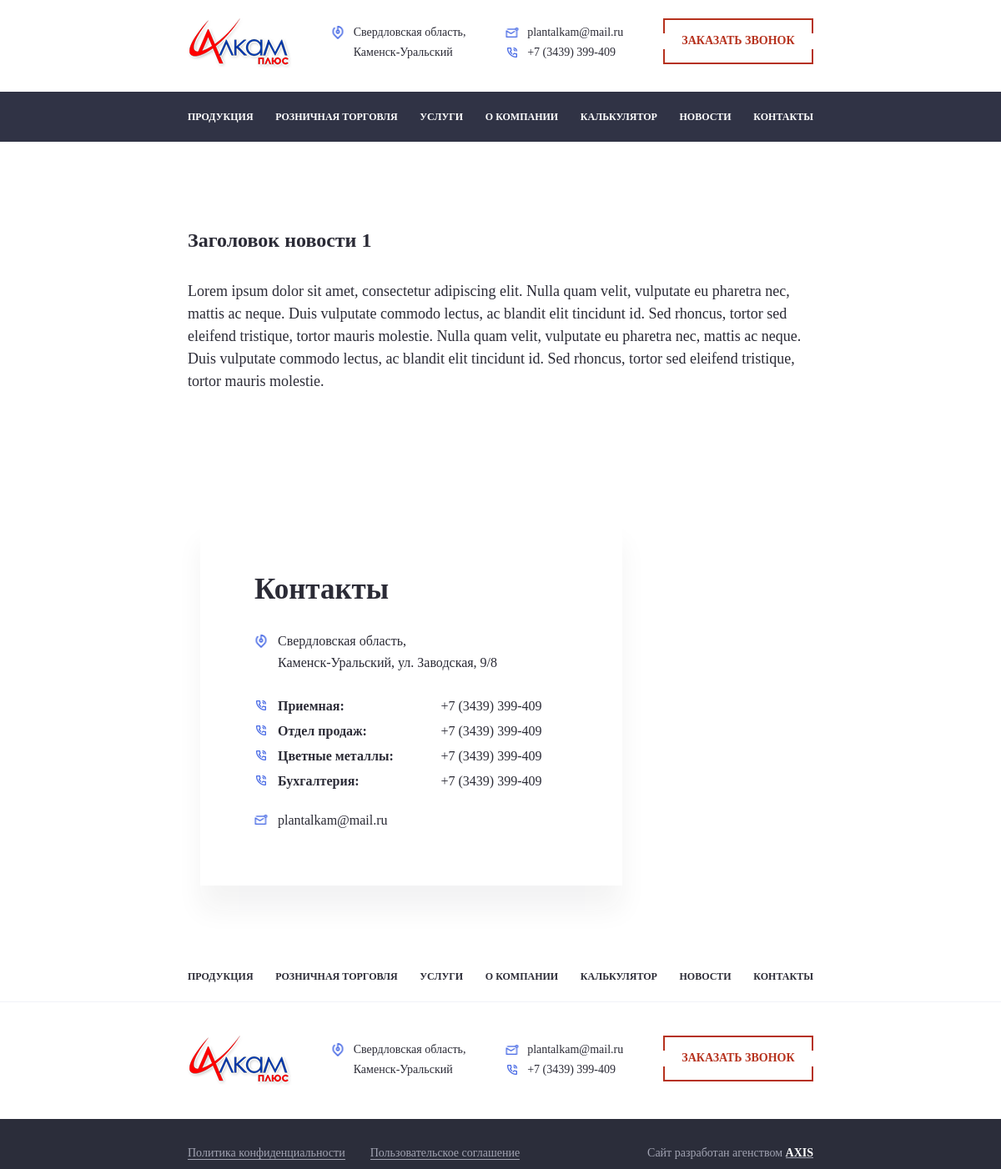
The page /news/zagolovok-novosti-1 on the database its author committed.
### contacts/models.py (models this page shows, shortened)
class SiteContacts(SingletonModel.SingletonModel):
    region = models.CharField(max_length=128, blank=True, null=True, default=u"Свердловская область", verbose_name=u"Область")
    city = models.CharField(max_length=128, blank=True, null=True, default=u"Каменск-Уральский", verbose_name=u"Город")
    street = models.CharField(max_length=128, blank=True, null=True, default=u"ул. Заводская, 9/8", verbose_name=u"Улица, дом")
    email = models.CharField(max_length=128, blank=True, null=True, default=u"plantalkam@mail.ru", verbose_name=u"Email")
    phone1 = models.CharField(max_length=128, blank=True, null=True, default=u"+7 (3439) 399-409", verbose_name=u"Телефон приёмной")
    phone2 = models.CharField(max_length=128, blank=True, null=True, default=u"+7 (3439) 399-409", verbose_name=u"Телефон отдела продаж")
    phone3 = models.CharField(max_length=128, blank=True, null=True, default=u"+7 (3439) 399-409",
                              verbose_name=u"Телефон отдела цветных металлов")
    phone4 = models.CharField(max_length=128, blank=True, null=True, default=u"+7 (3439) 399-409", verbose_name=u"Телефон бухгалтерии")
    map = models.TextField(max_length=500, blank=True, null=True, verbose_name=u"Код яндекс карты")
    class Meta:
        verbose_name = u"Контакты"
        verbose_name_plural = u"Контакты"

### news/models.py (models this page shows, shortened)
class Article(models.Model):
    title = models.CharField(max_length=128, verbose_name=u"Заголовок")
    text = HTMLField(verbose_name=u"Текст")
    image = models.ImageField(upload_to='static/img/news/')
    slug = models.SlugField()
    class Meta:
        verbose_name = u"Новость"
        verbose_name_plural = u"Новости"

### news/views.py (the view)
# urls.py: path('<str:slug>', views.news_single, name='news_single_page'),
def news_single(request, slug):
    contacts = SiteContacts.objects.first()
    article = Article.objects.get(slug=slug)
    return render(request, 'news_single.html', locals())

### classes/SingletonModel.py (called while the page is built)
    def set_cache(self):
        cache.set(self.__class__.__name__, self)

    @classmethod
    def load(cls):
        if cache.get(cls.__name__) is None:
            obj, created = cls.objects.get_or_create(pk=1)
            if not created:
                obj.set_cache()
        return cache.get(cls.__name__)

### contacts/context_processors.py (called while the page is built)
def settings(request):
    return {'settings': SiteContacts.load()}

### templates/news_single.html (shortened to what this page needs)
{% extends 'site.html' %}
{% block body %}
<section class="block21">
    <div class="container">
        <div class="title">{{ article.title }}</div>
        <div class="text">{{ article.text|safe }}</div>
    </div>
</section>
{% endblock %}

### templates/site.html (shortened to what this page needs)
{% load static %}
<!DOCTYPE html>
<html lang="ru">
	<head>
        <link rel="stylesheet" href="https://maxcdn.bootstrapcdn.com/bootstrap/4.0.0/css/bootstrap.min.css">
		<link href="{% static 'libs/Swiper-4.0.6/dist/css/swiper.css' %}" rel="stylesheet"/>
		<link href="{% static 'css/fonts.css' %}" rel="stylesheet"/>
		<link href="{% static 'css/lightbox.css' %}" rel="stylesheet"/>
		<link href="{% static 'css/normalize.css' %}" rel="stylesheet"/>
		<link href="{% static 'libs/jquery-nice-select-1.1.0/css/nice-select.css' %}" rel="stylesheet"/>
        <link rel="stylesheet" href="https://cdnjs.cloudflare.com/ajax/libs/toastr.js/latest/toastr.min.css">
		<link href="{% static 'libs/owl-carousel/owl.carousel.css' %}" rel="stylesheet"/>
		<link rel="stylesheet" href="{% static 'css/YouTubePopUp.css' %}"/>
		<link href="{% static 'css/main.css' %}" rel="stylesheet"/>
		<link rel="stylesheet" href="{% static 'css/animate.css' %}"/>
		<link href="{% static 'css/media.css' %}" rel="stylesheet"/>
	</head>
	<body>
		<div class="page-wrapper">
			<header>
				<div class="container">
					<div class="header__flex">
                        <a href="/"><img src="{% static 'img/logo.png' %}" alt="" class="logo"/></a>
						<div class="header__item">
							<div class="header__item__img">
                                <img src="{% static 'img/icons/1.png' %}" alt=""/>
                            </div>
                            <span>{{ contacts.region }}, <br>{{ contacts.city }}</span>
						</div>
						<div>
							<div class="header__item">
								<div class="header__item__img">
                                    <img src="{% static 'img/icons/2.png' %}" alt=""/>
                                </div>
                                <span>{{ contacts.email }}</span>
							</div>
							<div class="header__item">
								<div class="header__item__img">
                                    <img src="{% static 'img/icons/3.png' %}" alt=""/>
                                </div>
                                <span>{{ contacts.phone1 }}</span>
							</div>
						</div>
						<button class="button callback-button">Заказать звонок</button>
					</div>
				</div>
			</header>
			<nav class="main__nav-wrapper">
				<div class="container">
					<div class="main__nav hide-m">
                        <a href="/products/" class="main__nav__el">Продукция</a>
                        <a href="/shop/" class="main__nav__el">Розничная торговля</a>
                        <a href="/services/" class="main__nav__el">Услуги</a>
                        <a href="/about/" class="main__nav__el">о компании</a>
                        <a href="/calculator/" class="main__nav__el">калькулятор</a>
                        <a href="/news/" class="main__nav__el">новости</a>
                        <a href="#" class="main__nav__el main__nav__el-contacts">контакты</a>
                    </div>
				</div>
			</nav>
{% block body %}{% endblock %}
            <section class="block8">
				<div class="container">
					<div class="block8__block">
						<div class="title">Контакты</div>
						<div class="block8__item">
							<div class="block8__img">
                                <img src="{% static 'img/icons/1.png' %}" alt=""/>
                            </div>
                            <span class="contact">{{ contacts.region }}, <br>{{ contacts.city }}, {{ contacts.street }}</span>
						</div>
						<div class="block8__item">
							<div class="block8__img">
                                <img src="{% static 'img/icons/3.png' %}" alt=""/>
                            </div>
                            <span class="description">Приемная:</span>
                            <span class="contact">{{ contacts.phone1 }}</span>
						</div>
						<div class="block8__item">
							<div class="block8__img">
                                <img src="{% static 'img/icons/3.png' %}" alt=""/>
                            </div>
                            <span class="description">Отдел продаж:</span>
                            <span class="contact">{{ contacts.phone2 }}</span>
						</div>
						<div class="block8__item">
							<div class="block8__img">
                                <img src="{% static 'img/icons/3.png' %}" alt=""/>
                            </div>
                            <span class="description">Цветные металлы:</span>
                            <span class="contact">{{ contacts.phone3 }}</span>
						</div>
						<div class="block8__item">
							<div class="block8__img">
                                <img src="{% static 'img/icons/3.png' %}" alt=""/>
                            </div>
                            <span class="description">Бухгалтерия:</span>
                            <span class="contact">{{ contacts.phone4 }}</span>
						</div>
						<div class="block8__item">
							<div class="block8__img">
                                <img src="{% static 'img/icons/2.png' %}" alt=""/>
                            </div>
                            <span class="contact">{{ contacts.email }}</span>
						</div>
					</div>
				</div>
				<div id="map">
                </div>
			</section>
			<nav class="footer__nav-wrapper">
				<div class="container">
					<div class="main__nav mobile-menu">
                        <a href="/products/" class="main__nav__el">Продукция</a>
                        <a href="/shop/" class="main__nav__el">Розничная торговля</a>
                        <a href="/services/" class="main__nav__el">Услуги</a>
                        <a href="/about/" class="main__nav__el">о компании</a>
                        <a href="/calculator/" class="main__nav__el">калькулятор</a>
                        <a href="/news/" class="main__nav__el">новости</a>
                        <a href="#" class="main__nav__el main__nav__el-contacts">контакты</a>
                    </div>
				</div>
			</nav>
			<footer>
				<div class="container">
					<div class="header__flex">
                        <a href="/">
                            <img src="{% static 'img/logo.png' %}" alt="" class="logo"/>
                        </a>
						<div class="header__item">
							<div class="header__item__img">
                                <img src="{% static 'img/icons/1.png' %}" alt=""/>
                            </div>
                            <span>{{ contacts.region }}, <br>{{ contacts.city }}</span>
						</div>
						<div>
							<div class="header__item">
								<div class="header__item__img">
                                    <img src="{% static 'img/icons/2.png' %}" alt=""/>
                                </div>
                                <span>{{ contacts.email }}</span>
							</div>
							<div class="header__item">
								<div class="header__item__img">
                                    <img src="{% static 'img/icons/3.png' %}" alt=""/>
                                </div>
                                <span>{{ contacts.phone1 }}</span>
							</div>
						</div>
						<button class="button callback-button">Заказать звонок</button>
					</div>
				</div>
			</footer>
			<div class="footer2">
				<div class="container">
                    <a href="" class="link1">Политика конфиденциальности</a>
                    <a href="" class="link1">Пользовательское соглашение</a>
					<div class="right">
                        <span>Сайт разработан агенством </span>
                        <a href="http://axis-marketing.ru" target="_blank">Axis</a>
                    </div>
				</div>
			</div>
		</div>
	</body>
</html>

### static/css/main.css (style rules this page uses)
html, body { font-family: 'Gotham'; font-size: 18px; background-color: #fff; color: #2b2b36; }
body { overflow-x: hidden; }
button, input[type='submit'] { border: none; background-color: transparent; }
a { text-decoration: none; color: inherit; }
.page-wrapper { min-width: 1200px; overflow: hidden; }
section { position: relative; }
.container { position: relative; width: 1200px; max-width: none !important; }
header { padding: 22px 0 28px 0; }
.header__flex { display: -webkit-flex; display: -moz-flex; display: -ms-flex; display: -o-flex; display: flex; flex-flow: row wrap; justify-content: space-between; }
.header__flex button { width: 200px; height: 65px; }
.header__item { padding-left: 26px; position: relative; margin-top: 10px; }
.header__item span { font-size: 14px; line-height: 24px; display: block; }
.header__item:last-child { margin-top: 0; }
.header__item__img { position: absolute; top: 4px; left: 0; width: 15px; height: 16px; }
.header__item__img img { position: absolute; top: 50%; left: 50%; transform: translate(-50%, -50%); }
.button { font-family: 'Gotham'; font-weight: bold; cursor: pointer; border: none; position: relative; color: #b6311d; font-size: 14px; text-transform: uppercase; transition: all .3s; }
.button::before { content: ''; width: 100%; height: 33%; position: absolute; top: 0; left: 0; right: 0; border: 2px solid #b6311d; border-bottom: none; transition: all .3s; }
.button::after { content: ''; width: 100%; height: 33%; position: absolute; bottom: 0; left: 0; right: 0; border: 2px solid #b6311d; border-top: none; transition: all .3s; }
.main__nav-wrapper { background-color: #303345; width: 100%; }
.main__nav { display: -webkit-flex; display: -moz-flex; display: -ms-flex; display: -o-flex; display: flex; flex-flow: row wrap; justify-content: space-between; }
.main__nav__el { display: block; font-weight: bold; color: #fff; font-size: 14px; text-transform: uppercase; cursor: pointer; line-height: 80px; transition: all .3s; }
.block8 { height: 610px; overflow: hidden; }
#map { width: 100%; height: 100%; }
.block8__block { position: absolute; z-index: 2; top: 90px; width: 506px; left: 15px; padding: 60px 0 65px 65px; background-color: #fff; box-shadow: 0px 30px 30px 0px rgba(32, 34, 38, 0.05); }
.block8__block .title { font-family: 'pfd'; font-size: 35px; font-weight: bold; margin-bottom: 22px; }
.block8__item { margin-bottom: 3px; position: relative; padding-left: 28px; }
.block8__item:nth-child(2) { margin-bottom: 25px; }
.block8__item:last-child { margin-bottom: 0; margin-top: 20px; }
.block8__item .contact { font-size: 16px; line-height: 26px; display: inline-block; }
.block8__item .description { width: 191px; font-weight: bold; font-size: 16px; line-height: 26px; display: inline-block; }
.block8__img { width: 15px; height: 16px; position: absolute; top: 5px; left: 0; }
.block8__img img { position: absolute; top: 50%; left: 50%; transform: translate(-50%, -50%); }
.footer__nav-wrapper { width: 100%; background-color: #fff; border-bottom: 1px solid #f1f2f8; }
.footer__nav-wrapper .main__nav__el { color: #2b2b36; }
footer { padding: 40px 0; }
.footer2 { padding: 30px 0; background-color: #2b2d3a; }
.footer2 .link1 { float: left; margin-right: 60px; position: relative; display: inline-block; color: #a1a3b2; font-size: 14px; cursor: pointer; }
.footer2 .link1::after { content: ''; position: absolute; bottom: 2px; left: 0; right: 0; width: 100%; height: 1px; background-color: #a1a3b2; transition: all .3s; }
.footer2 .right { font-size: 14px; }
.footer2 .right span { color: #a1a3b2; }
.footer2 .right a { position: relative; color: #fff; text-transform: uppercase; font-weight: bold; }
.footer2 .right a::after { content: ''; position: absolute; bottom: 1px; left: 0; right: 0; width: 100%; height: 1px; background-color: #a1a3b2; transition: all .3s; }
.right { float: right; }
.block21 { padding: 60px 0; }
.block21 .title { font-weight: bold; font-size: 24px; margin-bottom: 30px; }

### rows shown on the page
SiteContacts: region "Свердловская область", city "Каменск-Уральский", email "plantalkam@mail.ru", phone1 "+7 (3439) 399-409", street "ул. Заводская, 9/8", phone2 "+7 (3439) 399-409", phone3 "+7 (3439) 399-409", phone4 "+7 (3439) 399-409"
Article: title "Заголовок новости 1", text "Lorem ipsum dolor sit amet, consectetur adipiscing elit. Nulla quam velit, vulputate eu pharetra nec, mattis ac neque. Duis vulputate commodo lectus, ac blandit elit tincidunt id. Sed rhoncus, tortor sed eleifend tristique, tortor mauris molestie. Nulla quam velit, vulputate eu pharetra nec, mattis ac neque. Duis vulputate commodo lectus, ac blandit elit tincidunt id. Sed rhoncus, tortor sed eleifend tristique, tortor mauris molestie."
